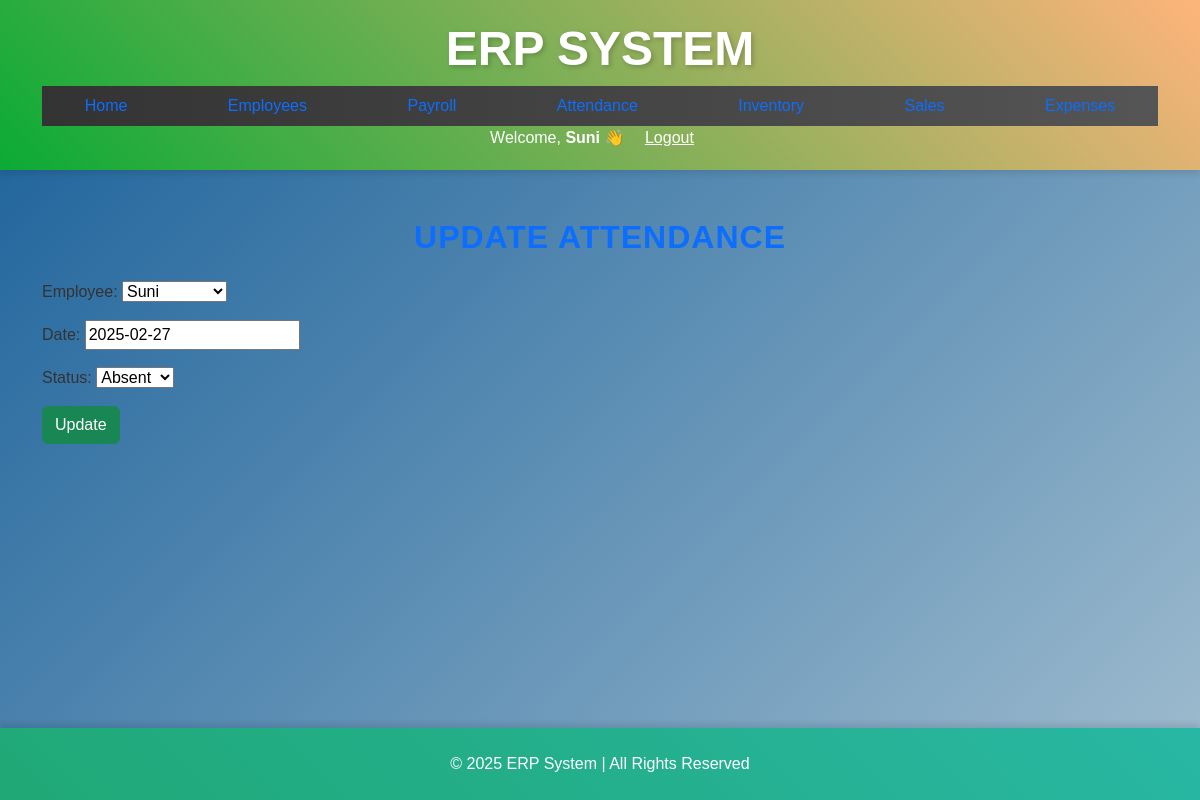
The page /attendance/update/2/ (signed in) on the database as committed earlier.
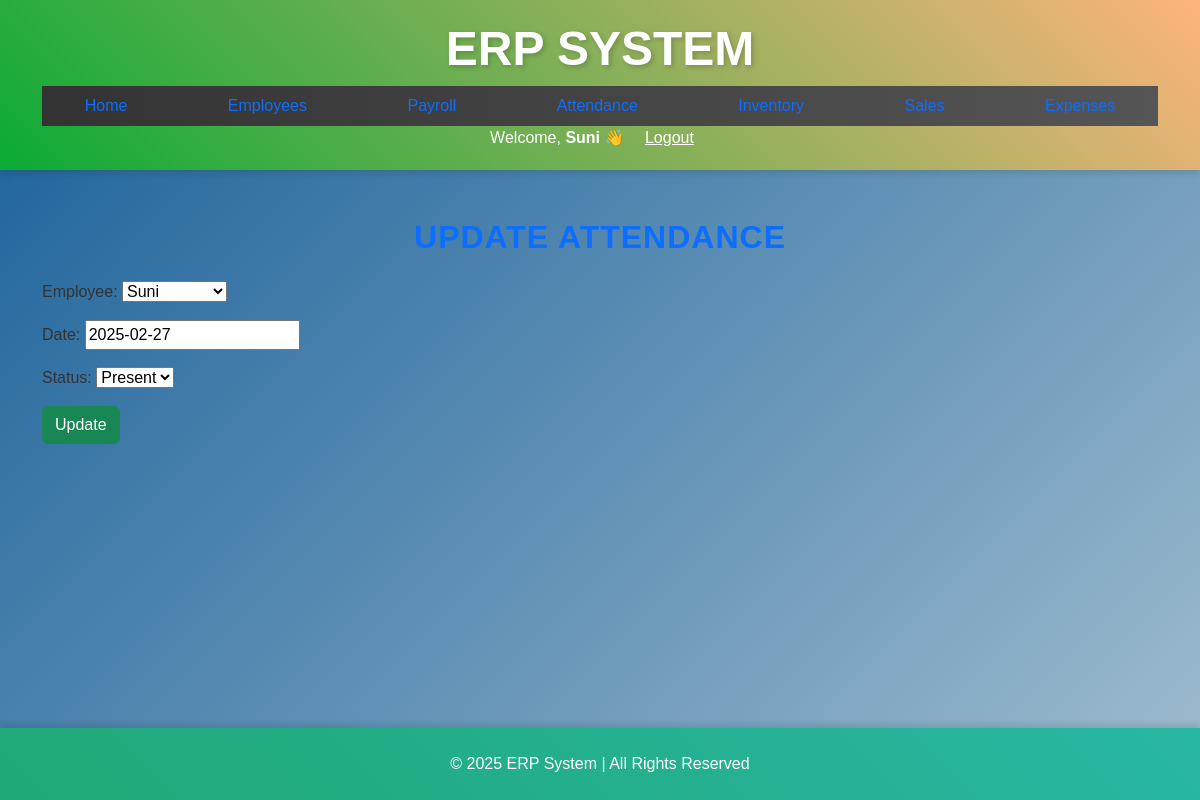
The same page on the database as committed later.
### erp/models.py (models this page shows, shortened)
class Attendance(models.Model):
    employee = models.ForeignKey(Employee, on_delete=models.CASCADE)
    date = models.DateField()
    status = models.CharField(max_length=10, choices=[('Present', 'Present'), ('Absent', 'Absent')])

### erp/views.py (the view)
# urls.py: path('attendance/update/<int:attendance_id>/', views.update_attendance, name='update_attendance'),
@login_required
def update_attendance(request, attendance_id):
    attendance = get_object_or_404(Attendance, id=attendance_id)  # Get the attendance instance
    if request.method == "POST":
        form = AttendanceForm(request.POST, instance=attendance)  # Bind the form with POST data and the attendance instance
        if form.is_valid():
            form.save()  # Save the updated attendance
            return redirect("manage_attendance")  # Redirect to the manage attendance page after updating
        else:
            print(form.errors)  # Print errors if the form is invalid
    else:
        form = AttendanceForm(instance=attendance)  # Prepopulate the form with existing data
    return render(request, "update_attendance.html", {"form": form})

### erp/forms.py
class AttendanceForm(forms.ModelForm):
    class Meta:
        model = Attendance
        fields = ['employee', 'date', 'status']

### erp/models.py (called while the page is built)
    def __str__(self):
        return self.user.username

### erp/templates/update_attendance.html (shortened to what this page needs)
{% extends 'base.html' %}
{% block content %}
<h2 class="text-center mb-4 text-primary">Update Attendance</h2>
<form method="post">
    {{ form.as_p }}
    <button type="submit" class="btn btn-success">Update</button>
</form>
{% endblock %}

Rows that differ between the two databases and show on the page:
changed Attendance "Suni": status "Absent" → "Present"
